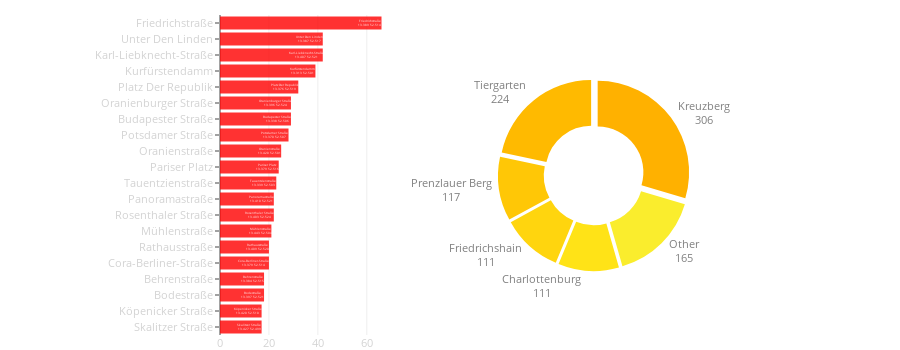

The code cell stored with this chart in its notebook:
### Code cell
def street_area_combine_plot(streets_barchart_y, 
                             streets_barchart_x,
                             lat, lon,
                             areas_barchart_values, 
                             areas_piechart_labels):    
    HOLE = 0.5
    PULL = 0.05
    PIE_AREA_X = [0.1, 1.0]
    PIE_AREA_Y = [0.2, 0.8]
    BAR_CHART_OPACITY = 0.8
    BAR_CHART_COLOR = 'red'
    BAR_CHART_CM = "Wistia"
    BAR_CHART_LEGEND_X = 0.55
    BAR_CHART_LEGEND_Y = 0.0
    
    TICK_LEN = 4
    PLOT_HEIGHT = 350
    PLOT_WIDTH = 900
    BAR_CHART_AREA_X = [0, 0.25]
    BAR_CHART_AREA_Y = [0, 1.0]
    MARGIN = go.layout.Margin(l=220, t=15, b=15, r=0)
    
    BAR_CHART_FONT_COLOR = 'lightgrey'
    BAR_CHART_FONT_SIZE = 11
    PIE_CHART_FONT_COLOR = 'grey'
    PIE_CHART_FONT_SIZE = 11
    
    MIN_COLOR_VALUE = 0.20
    MAX_COLOR_VALUE = 0.60
    
    colormap = matplotlib.cm.get_cmap(BAR_CHART_CM)
    
    norm_val = np.linspace(MAX_COLOR_VALUE, 
                           MIN_COLOR_VALUE, 
                           len(areas_barchart_values))
    
    pieces_colors = list(map(lambda x: 
                             matplotlib.colors.rgb2hex(colormap(x)), 
                             norm_val))
    
    round3 = lambda x: round(float(x), 3)
    hover_format = lambda x, y, z: "{}<br>{:.3f} {:.3f}".format(x, round3(y), round3(z))
    bar_hover = list(map(hover_format, streets_barchart_y, lat, lon))
    
    data = [go.Bar(y=streets_barchart_y,
                    x=streets_barchart_x,
                    marker=dict(color=BAR_CHART_COLOR), 
                    orientation='h',
                    text=bar_hover,
                    hoverinfo='text',
                    opacity=BAR_CHART_OPACITY, 
                    showlegend=False),

            go.Pie(values=areas_barchart_values,
                    labels=areas_piechart_labels,
                    domain=dict(x=PIE_AREA_X, y=PIE_AREA_Y),
                    hoverinfo="label+percent+value",
                    textinfo='label+value', 
                    textposition='outside',
                    hole=HOLE,
                    sort=False,
                    textfont=dict(size=PIE_CHART_FONT_SIZE, 
                                  color=PIE_CHART_FONT_COLOR),
                    marker=dict(colors=pieces_colors), 
                    pull=PULL)]
    
    layout = go.Layout(height=PLOT_HEIGHT, width=PLOT_WIDTH,
                       showlegend=False, 
                       margin=MARGIN, 
                       hovermode='closest',
                       xaxis=dict(domain=BAR_CHART_AREA_X, 
                                  tickfont=dict(color=BAR_CHART_FONT_COLOR,
                                                size=BAR_CHART_FONT_SIZE)),
                       yaxis=dict(domain=BAR_CHART_AREA_Y, 
                                  autorange="reversed", 
                                  ticklen=TICK_LEN, 
                                  tickfont=dict(size=BAR_CHART_FONT_SIZE, 
                                                color=BAR_CHART_FONT_COLOR)))
    fig = go.Figure(data=data, layout=layout)
    py.iplot(fig, show_link=False)

    
N_AREAS_VISUALIZED = 5
N_STREETS_VISUALIZED = 20
OTHER_LABEL = "Other"

streets_table_shrinked = streets_table[:N_STREETS_VISUALIZED]
area_activity_shrinked = area_activity[:N_AREAS_VISUALIZED] + [sum(area_activity[N_AREAS_VISUALIZED+1:])]
areas_labels_shrinked = areas[:N_AREAS_VISUALIZED] + [OTHER_LABEL]

street_area_combine_plot(streets_table_shrinked[STREET_COLUMN],
                         streets_table_shrinked['counter'],
                         streets_table_shrinked['latitude'],
                         streets_table_shrinked['longtitude'],
                         area_activity_shrinked,
                         areas_labels_shrinked)

### Figure 1 — Plotly figure (JSON) as saved in the notebook; plotly's stock layout.template omitted (floating-point values rounded to 4 significant figures)
{"data": [{"hoverinfo": "text", "marker": {"color": "red"}, "opacity": 0.8, "orientation": "h", "showlegend": false, "text": ["Friedrichstraße<br>13.389 52.514", "Unter Den Linden<br>13.387 52.517", "Karl-Liebknecht-Straße<br>13.407 52.521", "Kurfürstendamm<br>13.313 52.501", "Platz Der Republik<br>13.376 52.519", "Oranienburger Straße<br>13.396 52.524", "Budapester Straße<br>13.338 52.506", "Potsdamer Straße<br>13.370 52.507", "Oranienstraße<br>13.420 52.501", "Pariser Platz<br>13.379 52.516", "Tauentzienstraße<br>13.339 52.503", "Panoramastraße<br>13.410 52.521", "Rosenthaler Straße<br>13.403 52.524", "Mühlenstraße<br>13.443 52.504", "Rathausstraße<br>13.409 52.520", "Cora-Berliner-Straße<br>13.379 52.514", "Behrenstraße<br>13.384 52.515", "Bodestraße<br>13.397 52.521", "Köpenicker Straße<br>13.420 52.510", "Skalitzer Straße<br>13.427 52.499"], "type": "bar", "uid": "10125608-2a42-11e9-94db-3c15c2cf2370", "x": [66, 42, 42, 39, 32, 29, 29, 28, 25, 24, 23, 22, 22, 21, 20, 20, 18, 18, 17, 17], "y": ["Friedrichstraße", "Unter Den Linden", "Karl-Liebknecht-Straße", "Kurfürstendamm", "Platz Der Republik", "Oranienburger Straße", "Budapester Straße", "Potsdamer Straße", "Oranienstraße", "Pariser Platz", "Tauentzienstraße", "Panoramastraße", "Rosenthaler Straße", "Mühlenstraße", "Rathausstraße", "Cora-Berliner-Straße", "Behrenstraße", "Bodestraße", "Köpenicker Straße", "Skalitzer Straße"]}, {"domain": {"x": [0.1, 1], "y": [0.2, 0.8]}, "hole": 0.5, "hoverinfo": "label+percent+value", "labels": ["Kreuzberg", "Tiergarten", "Prenzlauer Berg", "Friedrichshain", "Charlottenburg", "Other"], "marker": {"colors": ["#ffb100", "#ffba00", "#ffc706", "#ffd50e", "#ffe317", "#faed2d"]}, "pull": 0.05, "sort": false, "textfont": {"color": "grey", "size": 11}, "textinfo": "label+value", "textposition": "outside", "type": "pie", "uid": "10125810-2a42-11e9-845f-3c15c2cf2370", "values": [306, 224, 117, 111, 111, 165]}], "layout": {"height": 350, "hovermode": "closest", "margin": {"b": 15, "l": 220, "r": 0, "t": 15}, "showlegend": false, "width": 900, "xaxis": {"domain": [0, 0.25], "tickfont": {"color": "lightgrey", "size": 11}}, "yaxis": {"autorange": "reversed", "domain": [0, 1], "tickfont": {"color": "lightgrey", "size": 11}, "ticklen": 4}}}
